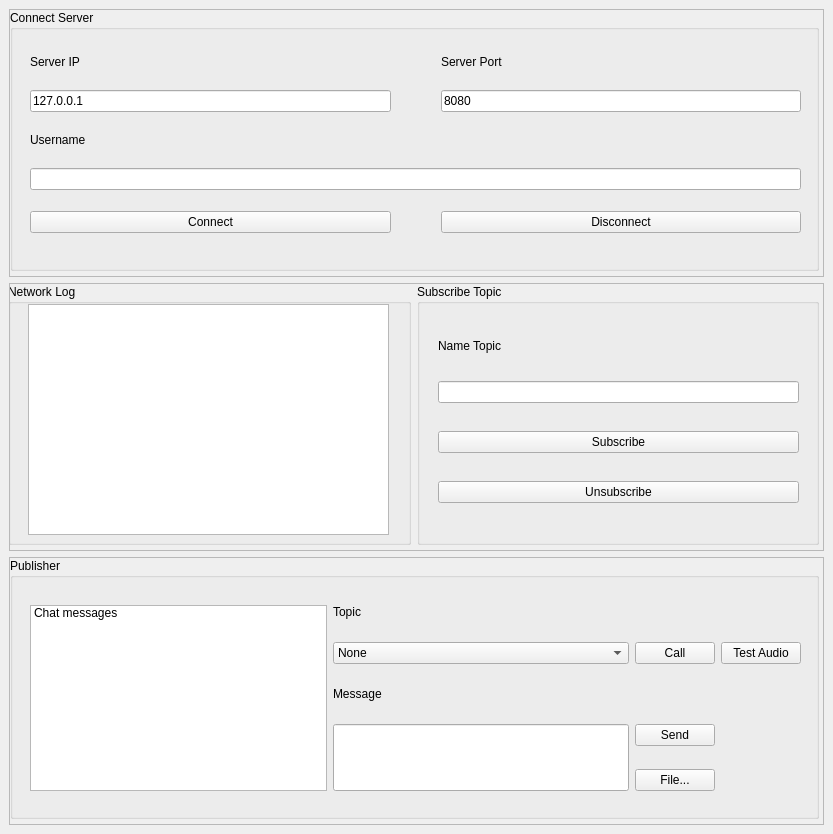
<?xml version="1.0" encoding="UTF-8"?>
<ui version="4.0">
 <class>MainWindow</class>
 <widget class="QMainWindow" name="MainWindow">
  <property name="enabled">
   <bool>true</bool>
  </property>
  <property name="geometry">
   <rect>
    <x>0</x>
    <y>0</y>
    <width>833</width>
    <height>834</height>
   </rect>
  </property>
  <property name="sizePolicy">
   <sizepolicy hsizetype="Expanding" vsizetype="Expanding">
    <horstretch>0</horstretch>
    <verstretch>0</verstretch>
   </sizepolicy>
  </property>
  <property name="acceptDrops">
   <bool>false</bool>
  </property>
  <property name="windowTitle">
   <string>MainWindow</string>
  </property>
  <property name="autoFillBackground">
   <bool>false</bool>
  </property>
  <widget class="QWidget" name="centralwidget">
   <layout class="QVBoxLayout" name="verticalLayout_3">
    <item>
     <layout class="QVBoxLayout" name="verticalLayout_2">
      <item>
       <widget class="QScrollArea" name="scrollArea">
        <property name="widgetResizable">
         <bool>true</bool>
        </property>
        <widget class="QWidget" name="scrollAreaWidgetContents">
         <property name="geometry">
          <rect>
           <x>0</x>
           <y>0</y>
           <width>807</width>
           <height>263</height>
          </rect>
         </property>
         <widget class="QGroupBox" name="groupServer">
          <property name="geometry">
           <rect>
            <x>0</x>
            <y>0</y>
            <width>809</width>
            <height>261</height>
           </rect>
          </property>
          <property name="sizePolicy">
           <sizepolicy hsizetype="Expanding" vsizetype="Preferred">
            <horstretch>0</horstretch>
            <verstretch>0</verstretch>
           </sizepolicy>
          </property>
          <property name="tabletTracking">
           <bool>false</bool>
          </property>
          <property name="title">
           <string>Connect Server </string>
          </property>
          <widget class="QWidget" name="layoutWidget">
           <property name="geometry">
            <rect>
             <x>20</x>
             <y>30</y>
             <width>771</width>
             <height>211</height>
            </rect>
           </property>
           <layout class="QGridLayout" name="gridLayout">
            <property name="horizontalSpacing">
             <number>50</number>
            </property>
            <item row="0" column="0">
             <widget class="QLabel" name="label">
              <property name="sizePolicy">
               <sizepolicy hsizetype="Preferred" vsizetype="Fixed">
                <horstretch>0</horstretch>
                <verstretch>0</verstretch>
               </sizepolicy>
              </property>
              <property name="text">
               <string>Server IP</string>
              </property>
             </widget>
            </item>
            <item row="0" column="1">
             <widget class="QLabel" name="label_2">
              <property name="text">
               <string>Server Port</string>
              </property>
             </widget>
            </item>
            <item row="1" column="0">
             <widget class="QLineEdit" name="txtHost">
              <property name="text">
               <string>127.0.0.1</string>
              </property>
             </widget>
            </item>
            <item row="1" column="1">
             <widget class="QLineEdit" name="txtPort">
              <property name="text">
               <string>8080</string>
              </property>
             </widget>
            </item>
            <item row="2" column="0">
             <widget class="QLabel" name="label_3">
              <property name="sizePolicy">
               <sizepolicy hsizetype="Preferred" vsizetype="Fixed">
                <horstretch>0</horstretch>
                <verstretch>0</verstretch>
               </sizepolicy>
              </property>
              <property name="text">
               <string>Username</string>
              </property>
             </widget>
            </item>
            <item row="3" column="0" colspan="2">
             <widget class="QLineEdit" name="txtUsername">
              <property name="sizePolicy">
               <sizepolicy hsizetype="Expanding" vsizetype="Fixed">
                <horstretch>0</horstretch>
                <verstretch>0</verstretch>
               </sizepolicy>
              </property>
              <property name="text">
               <string/>
              </property>
             </widget>
            </item>
            <item row="4" column="0">
             <widget class="QPushButton" name="btnConnect">
              <property name="text">
               <string>Connect</string>
              </property>
             </widget>
            </item>
            <item row="4" column="1">
             <widget class="QPushButton" name="btnDisconnect">
              <property name="text">
               <string>Disconnect</string>
              </property>
             </widget>
            </item>
           </layout>
          </widget>
         </widget>
        </widget>
       </widget>
      </item>
      <item>
       <widget class="QScrollArea" name="scrollArea_2">
        <property name="widgetResizable">
         <bool>true</bool>
        </property>
        <widget class="QWidget" name="scrollAreaWidgetContents_3">
         <property name="geometry">
          <rect>
           <x>0</x>
           <y>0</y>
           <width>807</width>
           <height>264</height>
          </rect>
         </property>
         <widget class="QWidget" name="horizontalLayoutWidget">
          <property name="geometry">
           <rect>
            <x>-2</x>
            <y>0</y>
            <width>811</width>
            <height>261</height>
           </rect>
          </property>
          <layout class="QHBoxLayout" name="horizontalLayout">
           <item>
            <widget class="QGroupBox" name="groupLog">
             <property name="title">
              <string>Network Log</string>
             </property>
             <widget class="QListWidget" name="listWidgetLog">
              <property name="geometry">
               <rect>
                <x>20</x>
                <y>20</y>
                <width>361</width>
                <height>231</height>
               </rect>
              </property>
             </widget>
            </widget>
           </item>
           <item>
            <widget class="QGroupBox" name="groupTopic">
             <property name="title">
              <string>Subscribe Topic</string>
             </property>
             <widget class="QWidget" name="layoutWidget">
              <property name="geometry">
               <rect>
                <x>21</x>
                <y>33</y>
                <width>361</width>
                <height>211</height>
               </rect>
              </property>
              <layout class="QGridLayout" name="gridLayout_2">
               <item row="0" column="0">
                <widget class="QLabel" name="label_4">
                 <property name="sizePolicy">
                  <sizepolicy hsizetype="Preferred" vsizetype="Fixed">
                   <horstretch>0</horstretch>
                   <verstretch>0</verstretch>
                  </sizepolicy>
                 </property>
                 <property name="text">
                  <string>Name Topic</string>
                 </property>
                </widget>
               </item>
               <item row="1" column="0">
                <widget class="QLineEdit" name="txtTopicSub">
                 <property name="sizePolicy">
                  <sizepolicy hsizetype="Expanding" vsizetype="Fixed">
                   <horstretch>0</horstretch>
                   <verstretch>0</verstretch>
                  </sizepolicy>
                 </property>
                 <property name="text">
                  <string/>
                 </property>
                </widget>
               </item>
               <item row="2" column="0">
                <widget class="QPushButton" name="btnSubscribe">
                 <property name="text">
                  <string>Subscribe</string>
                 </property>
                </widget>
               </item>
               <item row="3" column="0">
                <widget class="QPushButton" name="btnUnsubscribe">
                 <property name="text">
                  <string>Unsubscribe</string>
                 </property>
                </widget>
               </item>
              </layout>
             </widget>
            </widget>
           </item>
          </layout>
         </widget>
        </widget>
       </widget>
      </item>
      <item>
       <widget class="QScrollArea" name="scrollArea_3">
        <property name="widgetResizable">
         <bool>true</bool>
        </property>
        <widget class="QWidget" name="scrollAreaWidgetContents_4">
         <property name="geometry">
          <rect>
           <x>0</x>
           <y>0</y>
           <width>807</width>
           <height>263</height>
          </rect>
         </property>
         <widget class="QGroupBox" name="groupBoxChat">
          <property name="enabled">
           <bool>true</bool>
          </property>
          <property name="geometry">
           <rect>
            <x>0</x>
            <y>0</y>
            <width>809</width>
            <height>261</height>
           </rect>
          </property>
          <property name="title">
           <string>Publisher </string>
          </property>
          <widget class="QWidget" name="layoutWidget">
           <property name="geometry">
            <rect>
             <x>20</x>
             <y>30</y>
             <width>771</width>
             <height>221</height>
            </rect>
           </property>
           <layout class="QGridLayout" name="gridLayout_3">
            <item row="0" column="1">
             <widget class="QLabel" name="label_5">
              <property name="sizePolicy">
               <sizepolicy hsizetype="Preferred" vsizetype="Fixed">
                <horstretch>0</horstretch>
                <verstretch>0</verstretch>
               </sizepolicy>
              </property>
              <property name="text">
               <string>Topic</string>
              </property>
             </widget>
            </item>
            <item row="1" column="1">
             <widget class="QComboBox" name="txtTopicPub">
              <property name="enabled">
               <bool>true</bool>
              </property>
              <item>
               <property name="text">
                <string>None</string>
               </property>
              </item>
             </widget>
            </item>
            <item row="2" column="1">
             <widget class="QLabel" name="label_6">
              <property name="sizePolicy">
               <sizepolicy hsizetype="Preferred" vsizetype="Fixed">
                <horstretch>0</horstretch>
                <verstretch>0</verstretch>
               </sizepolicy>
              </property>
              <property name="text">
               <string>Message</string>
              </property>
             </widget>
            </item>
            <item row="4" column="2">
             <widget class="QPushButton" name="btnBrowseFile">
              <property name="text">
               <string>File...</string>
              </property>
             </widget>
            </item>
            <item row="3" column="1" rowspan="2">
             <widget class="QLineEdit" name="txtMessage">
              <property name="sizePolicy">
               <sizepolicy hsizetype="Expanding" vsizetype="Preferred">
                <horstretch>0</horstretch>
                <verstretch>0</verstretch>
               </sizepolicy>
              </property>
              <property name="text">
               <string/>
              </property>
             </widget>
            </item>
            <item row="3" column="2">
             <widget class="QPushButton" name="btnSend">
              <property name="text">
               <string>Send</string>
              </property>
             </widget>
            </item>
            <item row="1" column="2">
             <widget class="QPushButton" name="btnAudio">
              <property name="text">
               <string>Call</string>
              </property>
             </widget>
            </item>
            <item row="1" column="3">
             <widget class="QPushButton" name="btnTestAudio">
              <property name="text">
               <string>Test Audio</string>
              </property>
             </widget>
            </item>
            <item row="0" column="0" rowspan="5">
             <widget class="QListWidget" name="listMessage">
              <item>
               <property name="text">
                <string>Chat messages</string>
               </property>
              </item>
             </widget>
            </item>
           </layout>
          </widget>
         </widget>
        </widget>
       </widget>
      </item>
     </layout>
    </item>
   </layout>
  </widget>
 </widget>
 <resources/>
 <connections/>
</ui>
